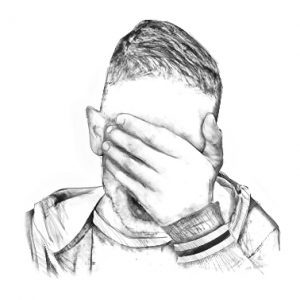
#> input picture 2-3/sebastian-kullmann-300x300.jpg, 300 x 300 px
$ python interpolacja_obrazow.py
#> lines starting #> are read from the running program, lines starting #| are printed output that depends on the picture
import numpy as np
from skimage import io, color
import matplotlib.pyplot as plt
from scipy.signal import convolve2d

image = io.imread("sebastian-kullmann-300x300.jpg")
#> image is the input picture: shape (300, 300, 3); min 4, max 255, mean 233.5
gray_image = color.rgb2gray(image)


def resize_image(image, kernel, stride):
    height_kernel, width_kernel = kernel.shape
    height_image, width_image = image.shape
    height_result = height_image // stride
    width_result = width_image // stride
    result = np.zeros((height_result, width_result))

    for i in range(0, height_image - height_kernel + stride, stride):
        for j in range(0, width_image - width_kernel + stride, stride):
            result[i // stride, j // stride] = np.sum(image[i:i + height_kernel, j:j + width_kernel] * kernel)

    return result


def enlarge_image(image, factor):
    height, width = image.shape
    enlarged_height = height * factor
    enlarged_width = width * factor
    enlarged_image = np.zeros((enlarged_height, enlarged_width))

    for i in range(0, enlarged_height):
        for j in range(0, enlarged_width):
            original_i = i / factor
            original_j = j / factor

            floor_i = int(original_i)
            ceil_i = min(floor_i + 1, height - 1)
            floor_j = int(original_j)
            ceil_j = min(floor_j + 1, width - 1)

            weight_i = original_i - floor_i
            weight_j = original_j - floor_j

            pixel_value = (1 - weight_i) * (1 - weight_j) * image[floor_i, floor_j] + \
                          weight_i * (1 - weight_j) * image[ceil_i, floor_j] + \
                          (1 - weight_i) * weight_j * image[floor_i, ceil_j] + \
                          weight_i * weight_j * image[ceil_i, ceil_j]

            enlarged_image[i, j] = pixel_value

    return enlarged_image


plt.figure(figsize=(10, 6))
plt.imshow(gray_image, cmap='gray')
plt.title("Original Grayscale Image")
plt.show()

kernel1 = np.full((2, 2), 1 / 4)
resized_image1 = resize_image(gray_image, kernel1, 2)
#> after the loop in resize_image, `for i in range(0, height_image - height_kernel + stride, stride):`:
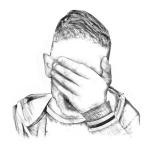
#> result: shape (150, 150) float64; min 0.0941, max 1, mean 0.916

plt.figure(figsize=(10, 6))
plt.imshow(resized_image1, cmap='gray')
plt.title("Resized Grayscale Image (Kernel Size: 2x2)")
plt.show()

kernel2 = np.full((3, 3), 1 / 9)
resized_image2 = resize_image(gray_image, kernel2, 3)
#> call 2 of resize_image, with kernel = array of shape (3, 3), stride = 3
#> after the loop in resize_image (call 2), `for i in range(0, height_image - height_kernel + stride, stride):`:
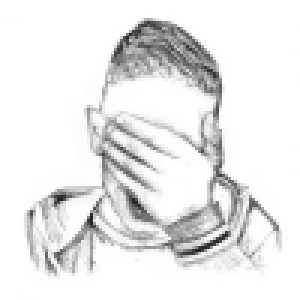
#> result: shape (100, 100) float64 (shown 3 times larger); min 0.122, max 1, mean 0.916

plt.figure(figsize=(10, 6))
plt.imshow(resized_image2, cmap='gray')
plt.title("Resized Grayscale Image (Kernel Size: 3x3)")
plt.show()

enlarged_image = enlarge_image(resized_image2, 3)
#> after the loop in enlarge_image, `for i in range(0, enlarged_height):`:
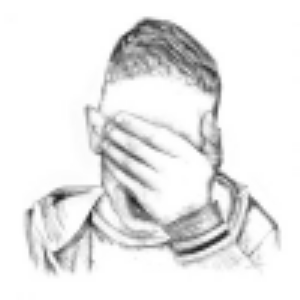
#> enlarged_image: shape (300, 300) float64; min 0.122, max 1, mean 0.916

plt.figure(figsize=(10, 6))
plt.imshow(enlarged_image, cmap='gray')
plt.title("Enlarged Grayscale Image")
plt.show()
